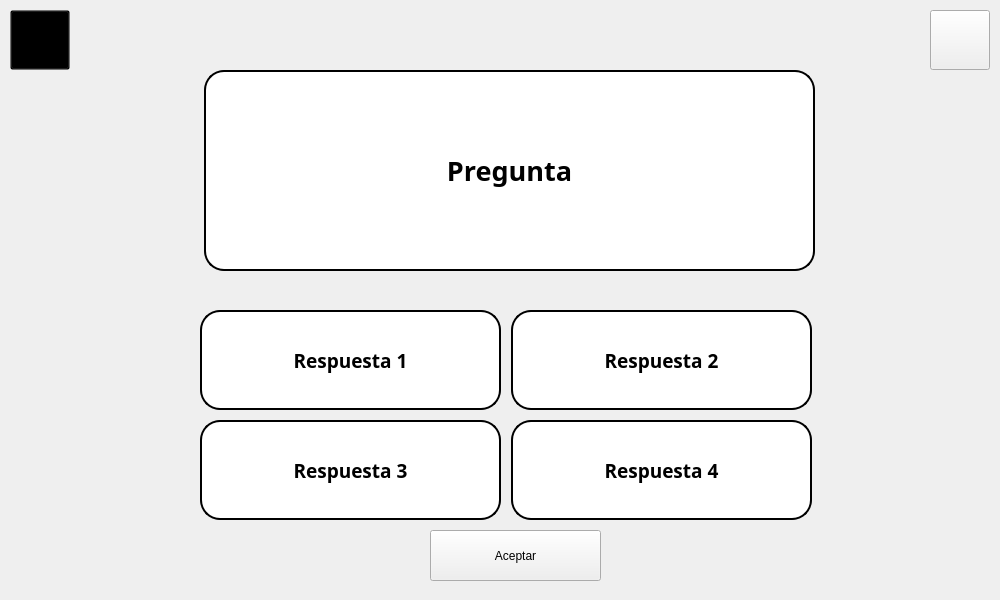
<?xml version="1.0" encoding="UTF-8"?>
<ui version="4.0">
 <class>module1test</class>
 <widget class="QWidget" name="module1test">
  <property name="geometry">
   <rect>
    <x>0</x>
    <y>0</y>
    <width>1000</width>
    <height>600</height>
   </rect>
  </property>
  <property name="windowTitle">
   <string>Form</string>
  </property>
  <widget class="QPushButton" name="backModuleS">
   <property name="geometry">
    <rect>
     <x>10</x>
     <y>10</y>
     <width>60</width>
     <height>60</height>
    </rect>
   </property>
   <property name="minimumSize">
    <size>
     <width>60</width>
     <height>60</height>
    </size>
   </property>
   <property name="maximumSize">
    <size>
     <width>60</width>
     <height>60</height>
    </size>
   </property>
   <property name="font">
    <font>
     <family>Segoe Print</family>
     <pointsize>16</pointsize>
    </font>
   </property>
   <property name="styleSheet">
    <string notr="true">#backModuleS{
image: url(:/assets/iconos/left.png);
background: transparent;
}
#backModuleS:hover{
	image: url(:/assets/iconos/leftH.png);
}
#backModuleS:pressed{
	image: url(:/assets/iconos/leftP.png);
}</string>
   </property>
   <property name="text">
    <string/>
   </property>
  </widget>
  <widget class="QPushButton" name="nextPart">
   <property name="geometry">
    <rect>
     <x>930</x>
     <y>10</y>
     <width>60</width>
     <height>60</height>
    </rect>
   </property>
   <property name="sizePolicy">
    <sizepolicy hsizetype="Fixed" vsizetype="Fixed">
     <horstretch>0</horstretch>
     <verstretch>0</verstretch>
    </sizepolicy>
   </property>
   <property name="minimumSize">
    <size>
     <width>60</width>
     <height>60</height>
    </size>
   </property>
   <property name="maximumSize">
    <size>
     <width>60</width>
     <height>60</height>
    </size>
   </property>
   <property name="font">
    <font>
     <family>Segoe Print</family>
     <pointsize>12</pointsize>
    </font>
   </property>
   <property name="styleSheet">
    <string notr="true"/>
   </property>
   <property name="text">
    <string/>
   </property>
  </widget>
  <widget class="QLabel" name="title">
   <property name="geometry">
    <rect>
     <x>100</x>
     <y>10</y>
     <width>821</width>
     <height>41</height>
    </rect>
   </property>
   <property name="font">
    <font>
     <family>Sitka</family>
     <pointsize>20</pointsize>
    </font>
   </property>
   <property name="text">
    <string/>
   </property>
   <property name="alignment">
    <set>Qt::AlignCenter</set>
   </property>
  </widget>
  <widget class="QLabel" name="preguntaText">
   <property name="geometry">
    <rect>
     <x>204</x>
     <y>70</y>
     <width>611</width>
     <height>201</height>
    </rect>
   </property>
   <property name="font">
    <font>
     <family>Sitka Small Semibold</family>
     <pointsize>20</pointsize>
     <bold>true</bold>
    </font>
   </property>
   <property name="styleSheet">
    <string notr="true">border: 2px solid black;
border-radius: 20px;
background-color: white;</string>
   </property>
   <property name="text">
    <string>Pregunta</string>
   </property>
   <property name="alignment">
    <set>Qt::AlignCenter</set>
   </property>
   <property name="wordWrap">
    <bool>true</bool>
   </property>
   <property name="margin">
    <number>5</number>
   </property>
  </widget>
  <widget class="QPushButton" name="aceptar">
   <property name="geometry">
    <rect>
     <x>430</x>
     <y>530</y>
     <width>171</width>
     <height>51</height>
    </rect>
   </property>
   <property name="text">
    <string>Aceptar</string>
   </property>
  </widget>
  <widget class="QWidget" name="layoutWidget">
   <property name="geometry">
    <rect>
     <x>200</x>
     <y>310</y>
     <width>612</width>
     <height>212</height>
    </rect>
   </property>
   <layout class="QGridLayout" name="gridLayout">
    <property name="spacing">
     <number>10</number>
    </property>
    <item row="0" column="0">
     <widget class="QPushButton" name="R1">
      <property name="minimumSize">
       <size>
        <width>300</width>
        <height>100</height>
       </size>
      </property>
      <property name="font">
       <font>
        <family>Sitka Small Semibold</family>
        <pointsize>14</pointsize>
        <bold>true</bold>
       </font>
      </property>
      <property name="styleSheet">
       <string notr="true">#R1{
background-color: white;
border: 2px solid black;
border-radius: 20px;
}

#R1:hover{
border: 2px solid teal;}</string>
      </property>
      <property name="text">
       <string>Respuesta 1</string>
      </property>
      <property name="wordWrap" stdset="0">
       <bool>true</bool>
      </property>
     </widget>
    </item>
    <item row="0" column="1">
     <widget class="QPushButton" name="R2">
      <property name="minimumSize">
       <size>
        <width>300</width>
        <height>100</height>
       </size>
      </property>
      <property name="font">
       <font>
        <family>Sitka Small Semibold</family>
        <pointsize>14</pointsize>
        <bold>true</bold>
       </font>
      </property>
      <property name="styleSheet">
       <string notr="true">QPushButton{
background-color: white;
border: 2px solid black;
border-radius: 20px;
}

QPushButton:hover{
border: 2px solid blue;
}</string>
      </property>
      <property name="text">
       <string>Respuesta 2</string>
      </property>
      <property name="wordWrap" stdset="0">
       <bool>true</bool>
      </property>
     </widget>
    </item>
    <item row="1" column="0">
     <widget class="QPushButton" name="R3">
      <property name="minimumSize">
       <size>
        <width>300</width>
        <height>100</height>
       </size>
      </property>
      <property name="font">
       <font>
        <family>Sitka Small Semibold</family>
        <pointsize>14</pointsize>
        <bold>true</bold>
       </font>
      </property>
      <property name="styleSheet">
       <string notr="true">#R3{
background-color: white;
border: 2px solid black;
border-radius: 20px;
}

#R3:hover{
border: 2px solid purple;
}</string>
      </property>
      <property name="text">
       <string>Respuesta 3</string>
      </property>
      <property name="wordWrap" stdset="0">
       <bool>true</bool>
      </property>
     </widget>
    </item>
    <item row="1" column="1">
     <widget class="QPushButton" name="R4">
      <property name="minimumSize">
       <size>
        <width>300</width>
        <height>100</height>
       </size>
      </property>
      <property name="font">
       <font>
        <family>Sitka Small Semibold</family>
        <pointsize>14</pointsize>
        <bold>true</bold>
       </font>
      </property>
      <property name="styleSheet">
       <string notr="true">#R4{
background-color: white;
border: 2px solid black;
border-radius: 20px;
}

#R4:hover{
border: 2px solid orange;
}</string>
      </property>
      <property name="text">
       <string>Respuesta 4</string>
      </property>
      <property name="wordWrap" stdset="0">
       <bool>true</bool>
      </property>
     </widget>
    </item>
   </layout>
  </widget>
  <widget class="QLabel" name="aviso">
   <property name="geometry">
    <rect>
     <x>820</x>
     <y>80</y>
     <width>161</width>
     <height>81</height>
    </rect>
   </property>
   <property name="styleSheet">
    <string notr="true">image: url(:/assets/otros/aviso.png);</string>
   </property>
   <property name="text">
    <string/>
   </property>
  </widget>
  <widget class="QLabel" name="points">
   <property name="geometry">
    <rect>
     <x>460</x>
     <y>250</y>
     <width>91</width>
     <height>51</height>
    </rect>
   </property>
   <property name="font">
    <font>
     <family>Sitka Small</family>
     <pointsize>12</pointsize>
    </font>
   </property>
   <property name="text">
    <string/>
   </property>
   <property name="alignment">
    <set>Qt::AlignCenter</set>
   </property>
  </widget>
 </widget>
 <resources/>
 <connections/>
</ui>
